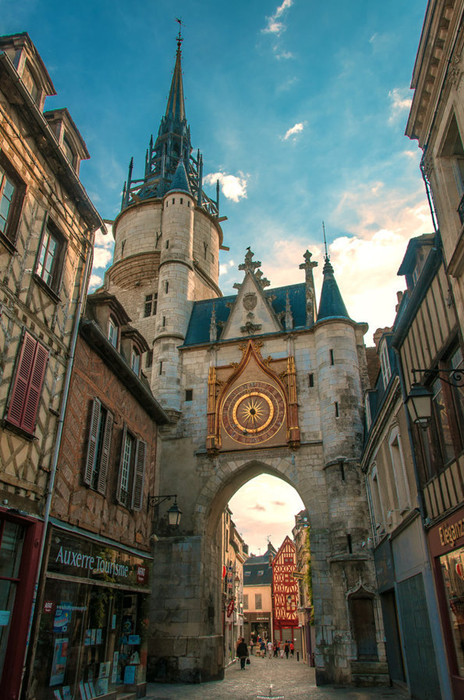
//> input picture chapter9/79_H-S-Histogram/79-2.jpg, 464 x 700 px
$ ./79_H-S-Histogram   (built with g++ and OpenCV 4)
//> lines starting //> are read from the running program, lines starting //| are printed output that depends on the picture
//--------------------------------------【程序说明】-------------------------------------------
//		程序说明：《OpenCV3编程入门》OpenCV3版书本配套示例程序79
//		程序描述：H-S二维直方图的绘制
//		开发测试所用操作系统： Windows 7 64bit
//		开发测试所用IDE版本：Visual Studio 2010
//		开发测试所用OpenCV版本：	3.0 beta
//		2014年11月 Created by @浅墨_毛星云
//		2014年12月 Revised by @浅墨_毛星云
//------------------------------------------------------------------------------------------------


//---------------------------------【头文件、命名空间包含部分】----------------------------
//		描述：包含程序所使用的头文件和命名空间
//------------------------------------------------------------------------------------------------
#include "opencv2/highgui/highgui.hpp"
#include "opencv2/imgproc/imgproc.hpp"
using namespace cv;


//-----------------------------------【ShowHelpText( )函数】-----------------------------
//		 描述：输出一些帮助信息
//----------------------------------------------------------------------------------------------
void ShowHelpText()
{
	//输出欢迎信息和OpenCV版本
	printf("\n\n\t\t\t非常感谢购买《OpenCV3编程入门》一书！\n");
	printf("\n\n\t\t\t此为本书OpenCV3版的第79个配套示例程序\n");
	printf("\n\n\t\t\t   当前使用的OpenCV版本为：" CV_VERSION );
	printf("\n\n  ----------------------------------------------------------------------------\n");
}


//--------------------------------------【main( )函数】-----------------------------------------
//          描述：控制台应用程序的入口函数，我们的程序从这里开始执行
//-----------------------------------------------------------------------------------------------
int main( )
{

	//【1】载入源图，转化为HSV颜色模型
	Mat srcImage, hsvImage;
	srcImage=imread("79-2.jpg");
//> srcImage is the input picture: 700 rows x 464 cols, CV_8UC3; mean B, G, R 96.4, 102.6, 91.3
	cvtColor(srcImage,hsvImage, COLOR_BGR2HSV);
//> hsvImage: 700 rows x 464 cols, CV_8UC3; mean H, S, V 48.4, 99.3, 116.6

	system("color 2F");
	ShowHelpText();

	//【2】参数准备
	//将色调量化为30个等级，将饱和度量化为32个等级
	int hueBinNum = 30;//色调的直方图直条数量
	int saturationBinNum = 32;//饱和度的直方图直条数量
	int histSize[ ] = {hueBinNum, saturationBinNum};
	// 定义色调的变化范围为0到179
	float hueRanges[] = { 0, 180 };
	//定义饱和度的变化范围为0（黑、白、灰）到255（纯光谱颜色）
	float saturationRanges[] = { 0, 256 };
	const float* ranges[] = {
    hueRanges, saturationRanges };
	MatND dstHist;
	//参数准备，calcHist函数中将计算第0通道和第1通道的直方图
	int channels[] = {0, 1};

	//【3】正式调用calcHist，进行直方图计算
	calcHist( &hsvImage,//输入的数组
		1, //数组个数为1
		channels,//通道索引
		Mat(), //不使用掩膜
		dstHist, //输出的目标直方图
		2, //需要计算的直方图的维度为2
		histSize, //存放每个维度的直方图尺寸的数组
		ranges,//每一维数值的取值范围数组
		true, // 指示直方图是否均匀的标识符，true表示均匀的直方图
		false );//累计标识符，false表示直方图在配置阶段会被清零
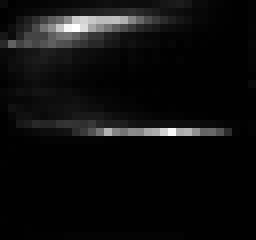
//> dstHist: 30 rows x 32 cols, CV_32FC1 (shown 8 times larger); min 0, max 6290, mean 338.3; drawn with min black and max white

	//【4】为绘制直方图准备参数
	double maxValue=0;//最大值
	minMaxLoc(dstHist, 0, &maxValue, 0, 0);//查找数组和子数组的全局最小值和最大值存入maxValue中
//> maxValue = 6290
	int scale = 10;
	Mat histImg = Mat::zeros(saturationBinNum*scale, hueBinNum*10, CV_8UC3);

	//【5】双层循环，进行直方图绘制
	for( int hue = 0; hue < hueBinNum; hue++ )
		for( int saturation = 0; saturation < saturationBinNum; saturation++ )
		{
			float binValue = dstHist.at<float>(hue, saturation);//直方图组距的值
			int intensity = cvRound(binValue*255/maxValue);//强度

			//正式进行绘制
			rectangle( histImg, Point(hue*scale, saturation*scale),
				Point( (hue+1)*scale - 1, (saturation+1)*scale - 1),
				Scalar::all(intensity),FILLED );
		}
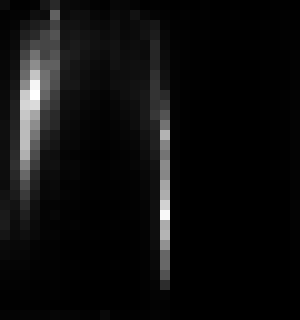
//> histImg: 320 rows x 300 cols, CV_8UC3; min 0, max 255, mean 13.7

		//【6】显示效果图
		imshow( "素材图", srcImage );
		imshow( "H-S 直方图", histImg );

    // 下面绘制H S的一维直方图做对比
    MatND hueHist, saturateHist;
    int hist_size[] = { 256 };
    float range[] = { 0, 256 };
    const float* rangeshs[] = { range };
    //【3】进行直方图的计算（H分量部分）
    int channels_h[] = { 0 };
    calcHist(&srcImage, 1, channels_h, Mat(), //不使用掩膜
      hueHist, 1, hist_size, rangeshs,
      true, false);
//> hueHist = 256 values, max 2790 at index 44, min 55 at index 254, mean 1268.8

    //【4】进行直方图的计算（S分量部分）
    int channels_g[] = { 1 };
    calcHist(&srcImage, 1, channels_g, Mat(), // do not use mask
      saturateHist, 1, hist_size, rangeshs,
      true, // the histogram is uniform
      false);
//> saturateHist = 256 values, max 3419 at index 255, min 79 at index 0, mean 1268.8

    //参数准备
    double maxValue_red, maxValue_green;
    minMaxLoc(hueHist, 0, &maxValue_red, 0, 0);
//> maxValue_red = 2790
    minMaxLoc(saturateHist, 0, &maxValue_green, 0, 0);
//> maxValue_green = 3419
    scale = 1;
    int histHeight = 256;
    Mat histImage = Mat::zeros(histHeight, 256 * 2, CV_8UC3);
    //正式开始绘制
    for (int i = 0; i<256; i++)
    {
      //参数准备
      float binValue_red = hueHist.at<float>(i);
      float binValue_green = saturateHist.at<float>(i);
      int intensity_red = cvRound(binValue_red*histHeight / maxValue_red);  //要绘制的高度
      int intensity_green = cvRound(binValue_green*histHeight / maxValue_green);  //要绘制的高度

      //绘制红色分量的直方图
      rectangle(histImage, Point(i*scale, histHeight - 1),
        Point((i + 1)*scale - 1, histHeight - intensity_red),
        Scalar(255, 0, 0));

      //绘制绿色分量的直方图
      rectangle(histImage, Point((i + 256)*scale, histHeight - 1),
        Point((i + 256 + 1)*scale - 1, histHeight - intensity_green),
        Scalar(0, 255, 0));
    }
//> this loop made 256 passes
//> (binValue_red, binValue_green, intensity_red, intensity_green) on passes 1 to 3: (1283, 79, 118, 6), (500, 109, 46, 8), (634, 183, 58, 14)
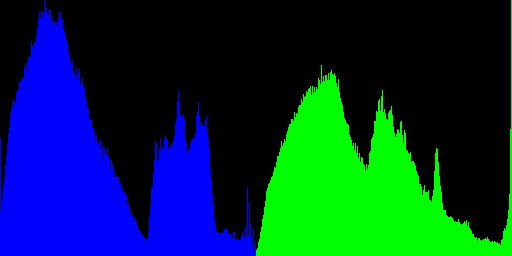
//> histImage: 256 rows x 512 cols, CV_8UC3; mean B, G, R 58, 47.3, 0

    //在窗口中显示出绘制好的直方图
    imshow("图像的HS一维直方图", histImage);

		waitKey();
}

$ run again, with chapter9/79_H-S-Histogram/79.jpg copied over chapter9/79_H-S-Histogram/79-2.jpg
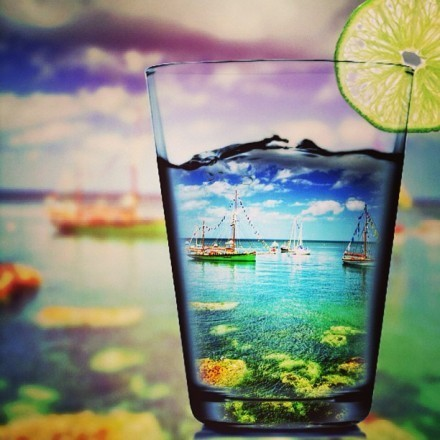
//> input picture chapter9/79_H-S-Histogram/79.jpg, 440 x 440 px
//> srcImage is the input picture: 440 rows x 440 cols, CV_8UC3; mean B, G, R 128.3, 143.8, 137.1
//> hsvImage: 440 rows x 440 cols, CV_8UC3; mean H, S, V 68.3, 86.9, 160.4
//> maxValue = 5610
//> after the loop `for( int hue = 0; hue < hueBinNum; hue++ )`:
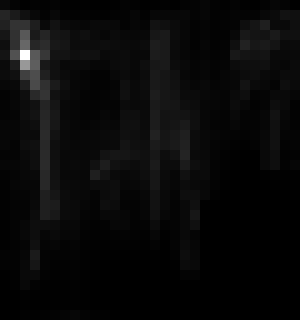
//> histImg: 320 rows x 300 cols, CV_8UC3; min 0, max 255, mean 9.1
//> hueHist = 256 values, max 1454 at index 185, min 2 at index 253, mean 756.2
//> saturateHist = 256 values, max 1876 at index 206, min 0 at index 1, mean 756.2
//> maxValue_red = 1454
//> maxValue_green = 1876
//> the loop `for (int i = 0; i<256; i++)` made 256 passes
//> (binValue_red, binValue_green, intensity_red, intensity_green) on passes 1 to 3: (543, 2, 96, 0), (72, 0, 13, 0), (100, 1, 18, 0)
//> after the loop `for (int i = 0; i<256; i++)`:
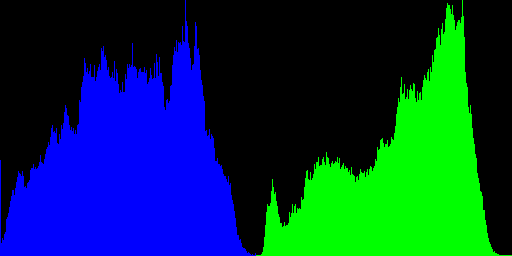
//> histImage: 256 rows x 512 cols, CV_8UC3; mean B, G, R 66.3, 51.4, 0
